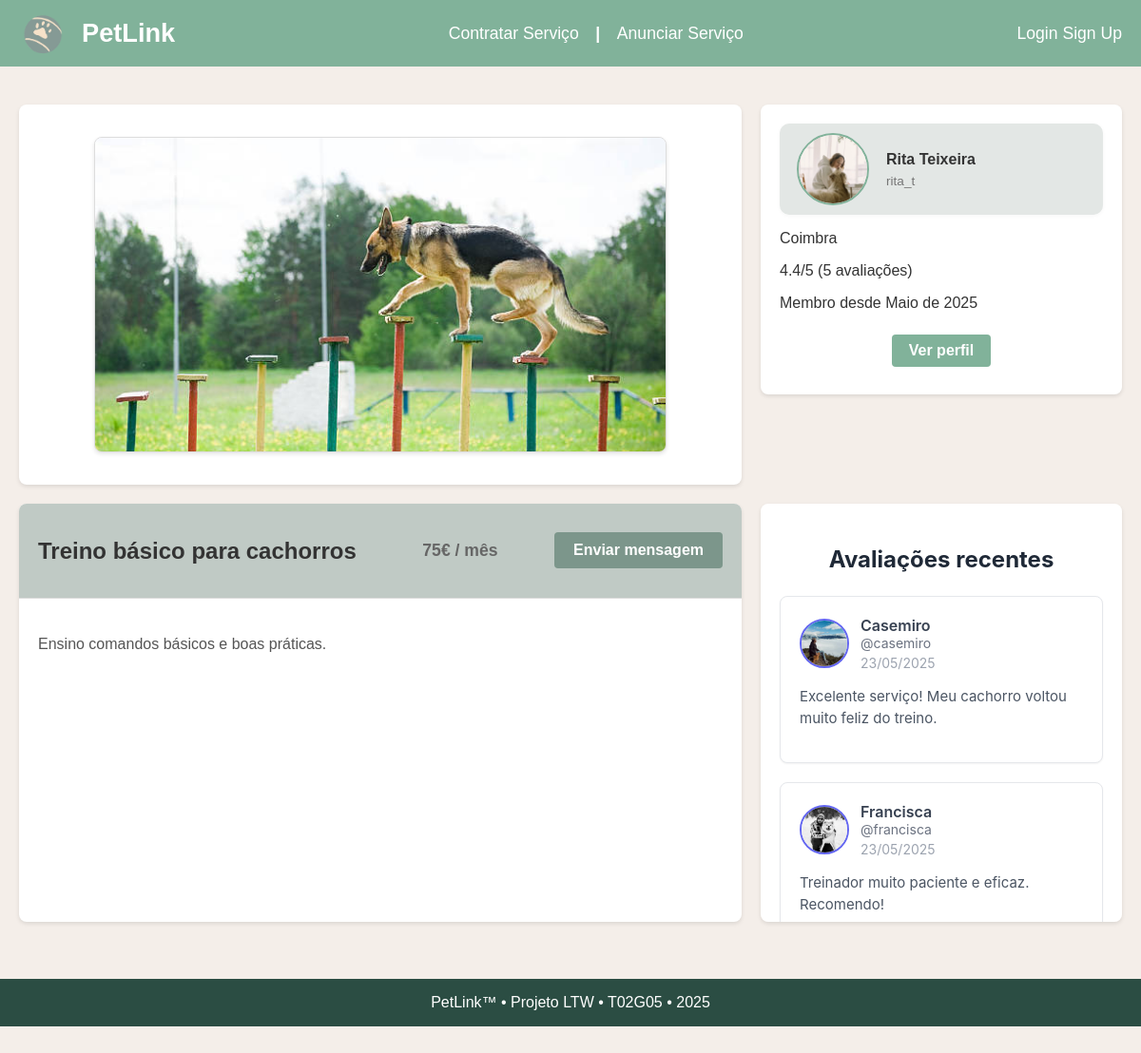
/pages/adDetails.php?id=1, run on an earlier commit of the app's database.
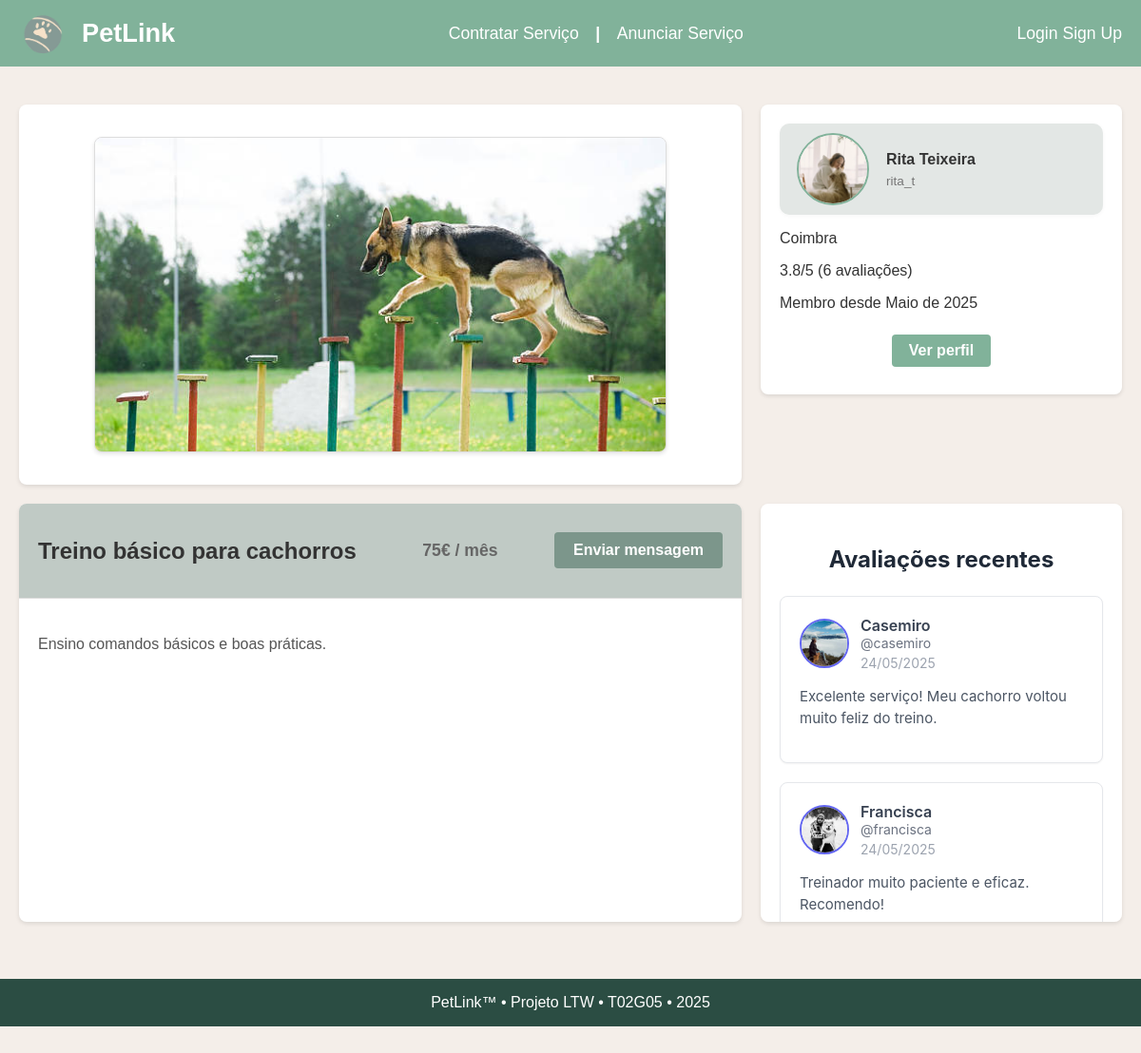
And on a later commit of the database.
### tables this page shows
CREATE TABLE Reviews (
    review_id       INTEGER PRIMARY KEY AUTOINCREMENT,
    ad_id           INTEGER NOT NULL,
    client_id       INTEGER NOT NULL,
    rating          INTEGER NOT NULL CHECK (rating >= 1 AND rating <= 5),
    comment         TEXT,
    created_at      TIMESTAMP DEFAULT CURRENT_TIMESTAMP,

    FOREIGN KEY (ad_id) REFERENCES Ads(ad_id) ON DELETE CASCADE,
    FOREIGN KEY (client_id) REFERENCES Users(user_id) ON DELETE CASCADE
);

CREATE TABLE Users (
    user_id         INTEGER PRIMARY KEY AUTOINCREMENT,
    is_admin        BOOLEAN DEFAULT FALSE,
    username        TEXT UNIQUE NOT NULL,
    email           TEXT UNIQUE NOT NULL,
    password_hash   TEXT NOT NULL,
    name            TEXT NOT NULL,
    photo_id        INTEGER,
    phone           TEXT,
    district        TEXT NOT NULL,
    created_at      TIMESTAMP DEFAULT CURRENT_TIMESTAMP,
    user_description TEXT DEFAULT '', -- <-- add this line

    FOREIGN KEY (photo_id) REFERENCES Media(media_id) ON DELETE CASCADE
);

### pages/adDetails.php (called while the page is built, shortened)
<?php
  require_once(__DIR__.'/../templates/layout.php');
  require_once(__DIR__.'/../templates/adDetails.php');
  require_once(__DIR__.'/../templates/reviews.php');
  require_once(__DIR__.'/../database/connection.db.php');
  require_once(__DIR__.'/../database/anuncios.class.php');
  require_once(__DIR__.'/../database/reviews.class.php');
  require_once(__DIR__.'/../database/users.class.php');
  $db = getDatabaseConnection();
  $adId = isset($_GET['id']) ? intval($_GET['id']) : null;
  $success = isset($_GET['success']) ? intval($_GET['success']) : 0;
  $ad = Ad::getById($db, $adId);
  $reviews = Reviews::getByAdId($db, (int)$adId);
  $averageRating = Reviews::getAverageRatingForAd($db, (int)$adId);
  $reviewCount = Reviews::getReviewCountForAd($db, (int)$adId);
  drawAdDetails($ad, $reviews,$averageRating, $reviewCount, $success);
?>

### database/reviews.class.php (called while the page is built, shortened)
<?php
require_once(__DIR__ . '/users.class.php');
class Reviews {
    private string $created_at;
    public ?User $userObject;
    private function __construct(
        int $id,
        int $client_id,
        int $ad_id,
        int $rating,
        ?string $comment,
        string $created_at,
        ?User $userObject
    ) {
        $this->comment = $comment;
        $this->created_at = $created_at;
        $this->userObject = $userObject;
    }
    public function getCreatedAt(): string {
        return $this->created_at;
    }
    public function getUserObject(): ?User {
        return $this->userObject;
    }
    static public function getByAdId(PDO $db, int $adId): array {
        $stmt = $db->prepare('
            SELECT
                r.review_id,
                r.ad_id,
                r.client_id,
                r.rating,
                r.comment,
                r.created_at AS review_created_at,
                u.user_id,
                u.username AS user_username,
                u.name AS user_name,
                u.email AS user_email,
                u.district AS user_district,
                u.phone AS user_phone,
                u.photo_id AS user_photo_id,
                u.created_at AS user_created_at
            FROM
                reviews r
            JOIN
                users u ON r.client_id = u.user_id
            WHERE
                r.ad_id = ?
            ORDER BY
                r.created_at DESC
        ');
        $stmt->execute([$adId]);
        $reviews = [];
        while ($row = $stmt->fetch(PDO::FETCH_ASSOC)) {
            $user = new User(
                (int)$row['user_id'],
                $row['user_name'],
                $row['user_username'],
                $row['user_email'],
                $row['user_district'],
                $row['user_phone'],
                (int)$row['user_photo_id'],
                $row['user_created_at']
            );
            $reviews[] = new Reviews(
                (int)$row['review_id'],
                (int)$row['ad_id'],
                (int)$row['user_id'],
                (int)$row['rating'],
                $row['comment'],
                $row['review_created_at'],
                $user
            );
        }
        return $reviews;
    }
}

### database/users.class.php (called while the page is built, shortened)
<?php
class User {
    private string $username;
    private string $name;
    private int $photoId;
    public function __construct(
        int $id,
        string $username,
        string $name,
        string $email,
        string $district,
        ?string $phone,
        int $photoId,
        ?string $createdAt,
    ) {
        $this->username = $username;
        $this->name = $name;
        $this->photoId = $photoId;
    }
    public function getUsername(): string {
        return $this->username;
    }
    public function getName(): string {
        return $this->name;
    }
    public function getPhotoId(): int {
        return $this->photoId;
    }
}

### database/anuncios.class.php (called while the page is built, shortened)
<?php
class Ad {
    private static function getAnimalsForAd(PDO $db, int $adId): array {
        $stmt = $db->prepare('
            SELECT at.animal_name
            FROM Ad_animals aa
            JOIN Animal_types at ON aa.animal_id = at.animal_id
            WHERE aa.ad_id = ?
        ');
        $stmt->execute([$adId]);
        $animals = [];
        while ($row = $stmt->fetch(PDO::FETCH_ASSOC)) {
            $animals[] = $row['animal_name'];
        }
        return $animals;
    }
    public static function getById(PDO $db, int $id): ?Ad {
        $stmt = $db->prepare('
            SELECT
                Ads.ad_id AS id,
                Ads.service_id,
                Ads.freelancer_id,
                Ads.title,
                Ads.description,
                Ads.price,
                Ads.price_period,
                Ads.created_at,
                Users.name,
                Users.username,
                Users.user_id,
                Users.district,
                Users.photo_id
            FROM Ads
            JOIN Users ON Ads.freelancer_id = Users.user_id
            WHERE Ads.ad_id = ?
        ');
        $stmt->execute([$id]);
        $adData = $stmt->fetch(PDO::FETCH_ASSOC);
        $mediaIds = [];
        $mediaQuery = '
            SELECT
            AM.media_id
            FROM Ad_media AM
            WHERE AM.ad_id = ?
        ';
        $mediaStmt = $db->prepare($mediaQuery);
        $mediaStmt->execute([$id]);
        $adMedia = $mediaStmt->fetchAll(PDO::FETCH_COLUMN);
        if ($adMedia !== false) {
            $mediaIds = $adMedia;
        }
        $averageRating = Reviews::getAverageRatingForAd($db, (int)$adData['id']);
        $reviewCount = Reviews::getReviewCountForAd($db, (int)$adData['id']);
        return new Ad(
            (int)$adData['id'],
            (int)$adData['service_id'],
            (int)$adData['freelancer_id'],
            $adData['title'] ?? '',
            $adData['description'] ?? '',
            (float)$adData['price'],
            $adData['price_period'] ?? '',
            self::getAnimalsForAd($db, (int)$adData['id']),
            $mediaIds,
            $adData['name'] ?? '',
            $adData['username'] ?? '',
            (int)$adData['user_id'],
            $adData['district'] ?? '',
            (int)($adData['photo_id'] ?? 0),
            $adData['created_at'] ?? null,
            $averageRating,
            $reviewCount
        );
    }
}

### templates/reviews.php (the view, shortened to what the rows shown need)
<?php declare(strict_types = 1);
function drawReviews(array $reviews): void {
    ?>
    <link rel="stylesheet" href="../stylesheets/style.css">
    <div class="ad-reviews">
        <?php if (empty($reviews)): ?>
            <p>Ainda não há avaliações para este anúncio.</p>
        <?php else: ?>
            <?php foreach ($reviews as $review):
                $client = $review->getUserObject();
                $clientName = $client ? htmlspecialchars($client->getUsername()) : 'Utilizador Desconhecido';
                $clientUsername = $client ? htmlspecialchars($client->getName()) : 'desconhecido';
                $clientPhotoId = $client ? $client->getPhotoId() : 0;
                $profilePhotoSrc = ($clientPhotoId === 0) ? '/resources/profilePics/0.png' : "/resources/profilePics/" . htmlspecialchars((string)$clientPhotoId) . ".png";
                $reviewDate = "Data desconhecida";
                if ($review->getCreatedAt() !== null && $review->getCreatedAt() !== '') {
                    $date = DateTime::createFromFormat('Y-m-d H:i:s', $review->getCreatedAt());
                    if ($date !== false) {
                        $reviewDate = $date->format('d/m/Y');
                    }
                }
            ?>
                <div class="review-item">
                    <div class="review-header">
                        <img src="<?= htmlspecialchars($profilePhotoSrc) ?>" alt="Profile Photo" class="review-user-photo">
                        <div class="review-user-info">
                            <strong><?= $clientName ?></strong>
                            <span class="username">@<?= $clientUsername ?></span>
                            <span class="review-date"><?= htmlspecialchars($reviewDate) ?></span>
                        </div>
                    </div>
                    <p class="review-comment"><?= nl2br(htmlspecialchars($review->comment ?? '')) ?></p>
                </div>
            <?php endforeach; ?>
        <?php endif; ?>
    </div>
<?php } ?>

What changed in the data, as far as the page shows it:
changed reviews "Excelente serviço! Meu cachorro voltou muito feliz do treino.": created_at "23/05/2025" → "24/05/2025"
changed reviews "Treinador muito paciente e eficaz. Recomendo!": created_at "23/05/2025" → "24/05/2025"
Also different on the page:
$averageRating: "4.4" → "3.8"
$reviewCount: "5" → "6"
